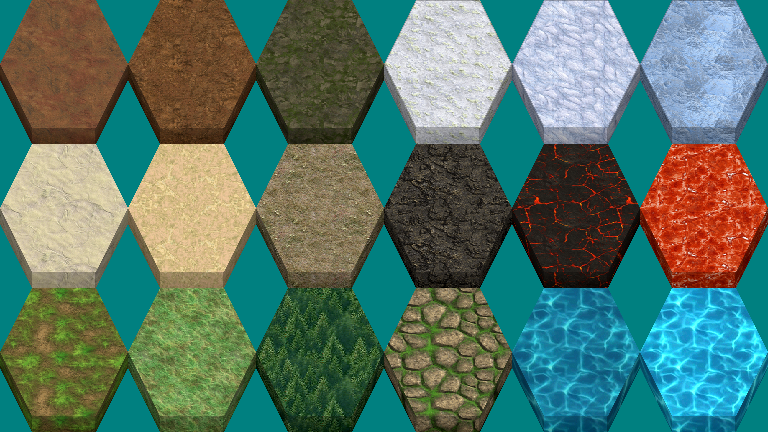
#> input picture scripts/assets_src/sbs_hex_terrain.png, 768 x 432 px
$ python build-asset-atlas.py
#> lines starting #> are read from the running program, lines starting #| are printed output that depends on the picture
#!/usr/bin/env python3
"""RepoCiv 2D Asset Atlas Generator (Phase 2 — SBS Hex Tiles + Kenney Buildings).

Generates:
  - public/assets/hex-tiles-2d.webp  (pointy-topped 2.5D bevelled hex tiles from SBS CC0)
  - public/assets/terrain-atlas.webp (seamless 512x512 terrain pattern fallback)
  - public/assets/decor-atlas.png    (transparent terrain props + 4 Kenney city level clusters)
  - public/assets/asset-atlas.json   (manifest consumed by src/hexRenderer.ts)
"""

from __future__ import annotations

import json
import math
from pathlib import Path

from PIL import Image, ImageDraw, ImageEnhance, ImageFilter

REPO_ROOT = Path(__file__).resolve().parent.parent
ASSETS_DIR = REPO_ROOT / "public" / "assets"
SRC_DIR = REPO_ROOT / "scripts" / "assets_src"
SBS_PATH = SRC_DIR / "sbs_hex_terrain.png"
KENNEY_HB_DIR = SRC_DIR / "kenney_hb"

HEX_CELL = 256
DECOR_CELL = 512

TERRAIN_ORDER = [
    "plains",
    "forest",
    "desert",
    "ocean",
    "mountain",
    "ice",
    "hills",
    "sacred",
    "fog",
]

# Mapping from RepoCiv terrain -> (row, col) in SBS 6x3 128x144 sheet
SBS_CELL_MAP: dict[str, tuple[int, int]] = {
    "plains": (2, 1),    # lush green grass
    "forest": (2, 2),    # dense pine forest
    "desert": (1, 1),    # golden sand dunes
    "ocean": (2, 4),     # deep water caustics
    "mountain": (1, 3),  # dark craggy rock
    "ice": (0, 5),       # glacial blue ice
    "hills": (0, 2),     # mossy highland hills
    "sacred": (2, 3),    # ancient mossy cobblestone
    "fog": (1, 0),       # pale parchment mist base
}


def _pointy_hex_vertices(cx: float, cy: float, radius: float) -> list[tuple[float, float]]:
    """Return the 6 vertices of a pointy-topped hexagon matching src/hexRenderer.ts."""
    pts: list[tuple[float, float]] = []
    for i in range(6):
        angle = math.radians(60 * i - 30)
        pts.append((cx + radius * math.cos(angle), cy + radius * math.sin(angle)))
    return pts


def _extract_sbs_texture(sbs_sheet: Image.Image, row: int, col: int, size: int) -> Image.Image:
    """Extract the inner seamless painted patch from a 128x144 SBS cell and tile/upscale it."""
    cell_w, cell_h = 128, 144
    x0 = col * cell_w
    y0 = row * cell_h
    # The safe interior of the flat-topped 128x128 top face is [30..98, 26..94] (68x68)
    patch = sbs_sheet.crop((x0 + 30, y0 + 26, x0 + 98, y0 + 94)).convert("RGBA")

    # Create a 2x2 mirrored quilt of the patch so there are no hard seams when scaled
    quilt = Image.new("RGBA", (136, 136))
    quilt.paste(patch, (0, 0))
    quilt.paste(patch.transpose(Image.FLIP_LEFT_RIGHT), (68, 0))
    quilt.paste(patch.transpose(Image.FLIP_TOP_BOTTOM), (0, 68))
    quilt.paste(patch.transpose(Image.ROTATE_180), (68, 68))
    return quilt.resize((size, size), Image.LANCZOS)


def _build_bevelled_hex_tile(tex: Image.Image, terrain: str) -> Image.Image:
    """Mask a square texture into a 2.5D bevelled pointy-topped hex sprite (256x256)."""
    canvas = Image.new("RGBA", (HEX_CELL, HEX_CELL), (0, 0, 0, 0))
    cx, cy = HEX_CELL / 2.0, HEX_CELL / 2.0 - 3.0
    radius = HEX_CELL * 0.465
    lip_h = 7.0

    verts = _pointy_hex_vertices(cx, cy, radius)
    # Vertices index (angle = 60*i - 30):
    # 0: NE (-30°), 1: SE (30°), 2: S (90°), 3: SW (150°), 4: NW (210°), 5: N (270°)

    if terrain == "fog":
        # Tint parchment mist for fog of war
        tex = ImageEnhance.Color(tex).enhance(0.25)
        tex = ImageEnhance.Brightness(tex).enhance(0.42)

    # 1. Draw 2.5D extruded lower cliff lip along bottom edges (1->2 and 2->3)
    dark_tex = ImageEnhance.Brightness(tex).enhance(0.58)
    lip_mask = Image.new("L", (HEX_CELL, HEX_CELL), 0)
    lip_draw = ImageDraw.Draw(lip_mask)
    for a, b in ((verts[1], verts[2]), (verts[2], verts[3]), (verts[0], verts[1]), (verts[3], verts[4])):
        poly = [a, b, (b[0], b[1] + lip_h), (a[0], a[1] + lip_h)]
        lip_draw.polygon(poly, fill=255)
    canvas.paste(dark_tex, (0, 0), lip_mask)

    # 2. Paste top face masked to pointy-topped hex
    top_mask = Image.new("L", (HEX_CELL, HEX_CELL), 0)
    ImageDraw.Draw(top_mask).polygon(verts, fill=255)
    canvas.paste(tex, (0, 0), top_mask)

    # 3. Inner boardgame bevel + subtle rim (inspired by tranberry-bysa3-gameboard.jpg)
    overlay = Image.new("RGBA", (HEX_CELL, HEX_CELL), (0, 0, 0, 0))
    odraw = ImageDraw.Draw(overlay)
    # Sunlit NW/N/NE edges (3->4, 4->5, 5->0)
    for i in (3, 4, 5):
        a, b = verts[i], verts[(i + 1) % 6]
        odraw.line([a, b], fill=(255, 248, 220, 78), width=3)
    # Shaded E/SE/SW edges (0->1, 1->2, 2->3)
    for i in (0, 1, 2):
        a, b = verts[i], verts[(i + 1) % 6]
        odraw.line([a, b], fill=(15, 12, 8, 115), width=3)

    # Subtle inner inset ring
    inner_verts = _pointy_hex_vertices(cx, cy, radius * 0.90)
    odraw.polygon(inner_verts, outline=(255, 245, 215, 28), width=1)

    return Image.alpha_composite(canvas, overlay)


def build_hex_and_terrain_atlases(
    sbs_sheet: Image.Image,
) -> tuple[Image.Image, dict[str, list[int]], Image.Image, dict[str, list[int]]]:
    """Build both the 2.5D hex sprite strip and the seamless square pattern strip."""
    hex_strip = Image.new("RGBA", (HEX_CELL * len(TERRAIN_ORDER), HEX_CELL), (0, 0, 0, 0))
    hex_rects: dict[str, list[int]] = {}

    pat_cell = 512
    pat_strip = Image.new("RGBA", (pat_cell * len(TERRAIN_ORDER), pat_cell), (0, 0, 0, 0))
    pat_rects: dict[str, list[int]] = {}

    for idx, name in enumerate(TERRAIN_ORDER):
        row, col = SBS_CELL_MAP[name]
        tex_hex = _extract_sbs_texture(sbs_sheet, row, col, HEX_CELL)
        hex_tile = _build_bevelled_hex_tile(tex_hex, name)
        hx0 = idx * HEX_CELL
        hex_strip.paste(hex_tile, (hx0, 0))
        hex_rects[name] = [hx0, 0, hx0 + HEX_CELL, HEX_CELL]

        tex_pat = _extract_sbs_texture(sbs_sheet, row, col, pat_cell)
        if name == "fog":
            tex_pat = ImageEnhance.Color(tex_pat).enhance(0.25)
            tex_pat = ImageEnhance.Brightness(tex_pat).enhance(0.42)
        px0 = idx * pat_cell
        pat_strip.paste(tex_pat, (px0, 0))
        pat_rects[name] = [px0, 0, px0 + pat_cell, pat_cell]

    return hex_strip, hex_rects, pat_strip, pat_rects


def _load_hb_piece(name: str, scale: float = 1.8) -> Image.Image:
    """Load a Kenney Hexagon Buildings tile piece and scale it cleanly."""
    img = Image.open(KENNEY_HB_DIR / f"{name}.png").convert("RGBA")
    w = max(1, round(img.width * scale))
    h = max(1, round(img.height * scale))
    return img.resize((w, h), Image.LANCZOS)


def _paste_centered(canvas: Image.Image, piece: Image.Image, cx: int, cy: int) -> None:
    x = round(cx - piece.width / 2)
    y = round(cy - piece.height / 2)
    canvas.alpha_composite(piece, (x, y))


def _draw_ground_shadow(canvas: Image.Image, cx: int, cy: int, rx: int, ry: int, gold_ring: bool = False) -> None:
    layer = Image.new("RGBA", canvas.size, (0, 0, 0, 0))
    draw = ImageDraw.Draw(layer)
    draw.ellipse([cx - rx, cy - ry, cx + rx, cy + ry], fill=(12, 10, 8, 125))
    if gold_ring:
        draw.ellipse(
            [cx - rx - 6, cy - ry - 4, cx + rx + 6, cy + ry + 4],
            outline=(225, 185, 80, 190),
            width=3,
        )
    layer = layer.filter(ImageFilter.GaussianBlur(radius=3))
    canvas.alpha_composite(layer)


def _build_city_sprite(level: str) -> Image.Image:
    """Compose a 2D city cluster sprite from Kenney Hexagon Buildings (CC0)."""
    c = Image.new("RGBA", (DECOR_CELL, DECOR_CELL), (0, 0, 0, 0))
    cx, cy = DECOR_CELL // 2, DECOR_CELL // 2 + 30

    if level == "city_hamlet":
        _draw_ground_shadow(c, cx, cy + 28, 110, 48)
        # Left small wood cottage
        _paste_centered(c, _load_hb_piece("woodDoorLeft", 1.75), cx - 48, cy + 4)
        _paste_centered(c, _load_hb_piece("redRoofShort", 1.75), cx - 48, cy - 42)
        # Right stone cottage
        _paste_centered(c, _load_hb_piece("stoneDoorRight", 1.85), cx + 44, cy + 12)
        _paste_centered(c, _load_hb_piece("stoneRoofRounded", 1.85), cx + 44, cy - 36)

    elif level == "city_village":
        _draw_ground_shadow(c, cx, cy + 32, 138, 58)
        # Back 2-story guild hall
        _paste_centered(c, _load_hb_piece("stoneDoorWindow", 1.85), cx, cy - 22)
        _paste_centered(c, _load_hb_piece("stoneWindows", 1.85), cx, cy - 68)
        _paste_centered(c, _load_hb_piece("redRoofPointy", 1.85), cx, cy - 122)
        # Left house
        _paste_centered(c, _load_hb_piece("woodDoorWindow", 1.7), cx - 72, cy + 18)
        _paste_centered(c, _load_hb_piece("redRoofRounded", 1.7), cx - 72, cy - 26)
        # Right house
        _paste_centered(c, _load_hb_piece("sandDoorRight", 1.7), cx + 72, cy + 20)
        _paste_centered(c, _load_hb_piece("sandRoofShort", 1.7), cx + 72, cy - 24)

    elif level == "city_town":
        _draw_ground_shadow(c, cx, cy + 36, 156, 66)
        # Back tall watchtower
        _paste_centered(c, _load_hb_piece("stoneWindows", 1.85), cx - 42, cy - 28)
        _paste_centered(c, _load_hb_piece("stoneWindows", 1.85), cx - 42, cy - 76)
        _paste_centered(c, _load_hb_piece("redRoofTall", 1.85), cx - 42, cy - 134)
        # Right battlement tower
        _paste_centered(c, _load_hb_piece("sandWindows", 1.8), cx + 56, cy - 14)
        _paste_centered(c, _load_hb_piece("sandRing", 1.8), cx + 56, cy - 62)
        # Front market & gatehouse
        _paste_centered(c, _load_hb_piece("woodWindowBlinds", 1.75), cx - 74, cy + 24)
        _paste_centered(c, _load_hb_piece("redRoofStraight", 1.75), cx - 74, cy - 24)
        _paste_centered(c, _load_hb_piece("stoneGateLeft", 1.85), cx + 10, cy + 30)
        _paste_centered(c, _load_hb_piece("stoneRing", 1.85), cx + 10, cy - 18)

    else:  # city_capital
        _draw_ground_shadow(c, cx, cy + 40, 178, 76, gold_ring=True)
        # Central 3-story imperial keep
        _paste_centered(c, _load_hb_piece("stoneDoorWindow", 1.95), cx, cy - 30)
        _paste_centered(c, _load_hb_piece("stoneWindows", 1.95), cx, cy - 82)
        _paste_centered(c, _load_hb_piece("stoneWindows", 1.95), cx, cy - 132)
        _paste_centered(c, _load_hb_piece("redRoofTall", 1.95), cx, cy - 192)
        # Left spire
        _paste_centered(c, _load_hb_piece("rockWindows", 1.8), cx - 78, cy - 4)
        _paste_centered(c, _load_hb_piece("rockWindows", 1.8), cx - 78, cy - 52)
        _paste_centered(c, _load_hb_piece("redRoofPointy", 1.8), cx - 78, cy - 106)
        # Right citadel turret
        _paste_centered(c, _load_hb_piece("sandWindows", 1.8), cx + 80, cy - 4)
        _paste_centered(c, _load_hb_piece("sandWindows", 1.8), cx + 80, cy - 52)
        _paste_centered(c, _load_hb_piece("sandRing", 1.8), cx + 80, cy - 98)
        # Front twin gatehouses
        _paste_centered(c, _load_hb_piece("stoneGateLeft", 1.8), cx - 36, cy + 42)
        _paste_centered(c, _load_hb_piece("stoneRing", 1.8), cx - 36, cy - 6)
        _paste_centered(c, _load_hb_piece("woodDoorWindowBlinds", 1.75), cx + 42, cy + 42)
        _paste_centered(c, _load_hb_piece("redRoofRounded", 1.75), cx + 42, cy - 4)

    return c


def _build_terrain_prop_sprite(kind: str, sbs_sheet: Image.Image) -> Image.Image:
    """Build clean alpha-masked 2D terrain decor sprites (hill, mountain, forest)."""
    c = Image.new("RGBA", (DECOR_CELL, DECOR_CELL), (0, 0, 0, 0))
    draw = ImageDraw.Draw(c)

    if kind == "hill_sprite":
        # Two soft layered 2.5D mounds in the left and right halves (hexRenderer splits width/2)
        for idx, (cx, cy, rw, rh) in enumerate(((128, 300, 96, 58), (384, 300, 86, 52))):
            draw.ellipse([cx - rw, cy - rh // 2, cx + rw, cy + rh], fill=(18, 15, 10, 90))
            pts = [
                (cx - rw, cy + 20),
                (cx - rw // 2, cy - rh),
                (cx + rw // 3, cy - rh + 8),
                (cx + rw, cy + 20),
            ]
            base_col = (118, 110, 78, 235) if idx == 0 else (106, 98, 70, 230)
            draw.polygon(pts, fill=base_col)
            # Sunlit left slope
            sun_pts = [pts[0], pts[1], (cx, cy + 20)]
            draw.polygon(sun_pts, fill=(148, 140, 102, 180))
            draw.line([pts[0], pts[1], pts[2], pts[3]], fill=(62, 56, 38, 210), width=3)

    elif kind == "mountain_sprite":
        # Two faceted Civ-style alpine peaks (left half + right half) with snow caps & zero background
        peaks = [
            (128, 360, 104, 240),
            (384, 360, 92, 210),
        ]
        for cx, base_y, half_w, height in peaks:
            apex = (cx, base_y - height)
            left = (cx - half_w, base_y)
            right = (cx + half_w, base_y)
            mid = (cx + 10, base_y + 12)
            # Drop shadow
            draw.ellipse([cx - half_w, base_y - 24, cx + half_w + 14, base_y + 26], fill=(10, 10, 12, 115))
            # Left sunlit rock face
            draw.polygon([left, apex, mid], fill=(126, 124, 120, 248))
            # Right shaded rock face
            draw.polygon([mid, apex, right], fill=(74, 73, 76, 248))
            # Snow cap (top 38%)
            s_left = ( round(cx - half_w * 0.38), round(base_y - height * 0.62) )
            s_mid = ( round(cx + 4), round(base_y - height * 0.56) )
            s_right = ( round(cx + half_w * 0.38), round(base_y - height * 0.62) )
            draw.polygon([s_left, apex, s_mid], fill=(242, 246, 250, 252))
            draw.polygon([s_mid, apex, s_right], fill=(195, 206, 218, 250))
            # Ridge line
            draw.line([left, apex, right], fill=(42, 40, 44, 220), width=3)
            draw.line([apex, mid], fill=(55, 54, 58, 190), width=2)

    elif kind == "forest_sprite":
        # 2x2 grid of pine/deciduous tree clusters (hexRenderer samples 4 quadrants)
        quads = [(128, 136), (384, 136), (128, 392), (384, 392)]
        for qx, qy in quads:
            for ox, oy, scale in ((-28, 10, 0.85), (26, 14, 0.8), (0, -8, 1.0)):
                tx, ty = qx + ox, qy + oy
                r = round(42 * scale)
                # Shadow
                draw.ellipse([tx - r, ty + r - 8, tx + r, ty + r + 18], fill=(10, 16, 10, 110))
                # Trunk
                draw.rectangle([tx - 5, ty + r - 12, tx + 5, ty + r + 8], fill=(92, 62, 36, 245))
                # 3 tiered conifer cones
                for tier in range(3):
                    tw = round(r * (1.05 - tier * 0.22))
                    top_y = ty - r - tier * round(22 * scale)
                    bot_y = ty + r - 10 - tier * round(18 * scale)
                    draw.polygon(
                        [(tx - tw, bot_y), (tx, top_y), (tx + tw, bot_y)],
                        fill=(34 + tier * 10, 88 + tier * 16, 42 + tier * 8, 248),
                    )
                    # Sunlit left half
                    draw.polygon(
                        [(tx - tw, bot_y), (tx, top_y), (tx, bot_y)],
                        fill=(52 + tier * 12, 114 + tier * 16, 56 + tier * 10, 210),
                    )

    return c


def build_decor_atlas(sbs_sheet: Image.Image) -> tuple[Image.Image, dict[str, list[int]]]:
    """Build 7-cell 512x512 transparent decor + city atlas."""
    items = [
        "hill_sprite",
        "mountain_sprite",
        "forest_sprite",
        "city_hamlet",
        "city_village",
        "city_town",
        "city_capital",
    ]
    strip = Image.new("RGBA", (DECOR_CELL * len(items), DECOR_CELL), (0, 0, 0, 0))
    rects: dict[str, list[int]] = {}

    for i, name in enumerate(items):
        if name.startswith("city_"):
            cell = _build_city_sprite(name)
        else:
            cell = _build_terrain_prop_sprite(name, sbs_sheet)
        x0 = i * DECOR_CELL
        strip.paste(cell, (x0, 0))
        rects[name] = [x0, 0, x0 + DECOR_CELL, DECOR_CELL]

    return strip, rects


def main() -> None:
    print("=== RepoCiv 2D Asset Atlas Generator (SBS + Kenney CC0) ===\n")
    if not SBS_PATH.exists():
        raise SystemExit(f"Missing SBS source sheet: {SBS_PATH}")

    sbs_sheet = Image.open(SBS_PATH).convert("RGBA")
    hex_strip, hex_rects, pat_strip, pat_rects = build_hex_and_terrain_atlases(sbs_sheet)
#> in build_hex_and_terrain_atlases, `hex_strip = Image.new("RGBA", (HEX_CELL * len(TERRAIN_ORDER), HEX_CELL..`: hex_strip: PIL image 2304x256 RGBA; every value is 0
#> in build_hex_and_terrain_atlases, `pat_strip = Image.new("RGBA", (pat_cell * len(TERRAIN_ORDER), pat_cell..`: pat_strip: PIL image 4608x512 RGBA; every value is 0
#> after the loop in build_hex_and_terrain_atlases, `for idx, name in enumerate(TERRAIN_ORDER):`:
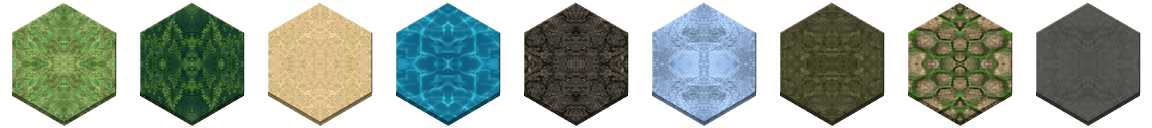
#> hex_strip: PIL image 2304x256 RGBA (shown at 1/2 size); mean R, G, B, A 57.8, 68, 57.4, 151.4; transparent parts drawn white
#> after the loop in build_hex_and_terrain_atlases, `for idx, name in enumerate(TERRAIN_ORDER):`:
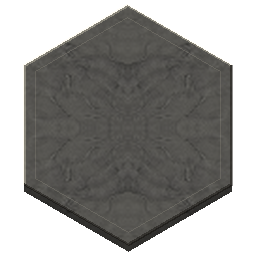
#> hex_tile: PIL image 256x256 RGBA; mean R, G, B, A 50.6, 49.7, 47.4, 151.4; transparent parts drawn white
#> after the loop in build_hex_and_terrain_atlases, `for idx, name in enumerate(TERRAIN_ORDER):`:
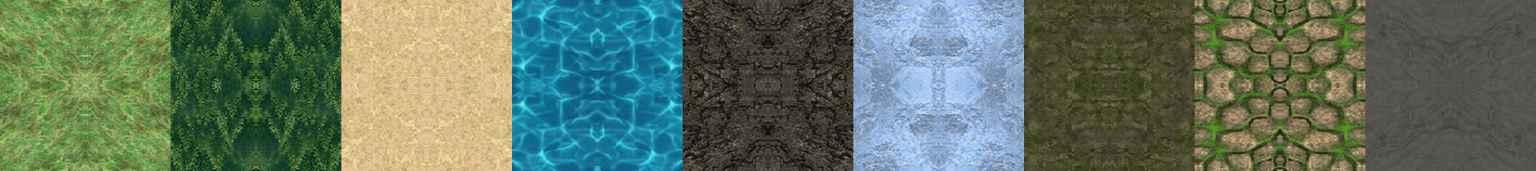
#> pat_strip: PIL image 4608x512 RGBA (shown at 1/3 size); mean R, G, B, A 96.6, 115.1, 96.7, 255
#> after the loop in build_hex_and_terrain_atlases, `for idx, name in enumerate(TERRAIN_ORDER):`:
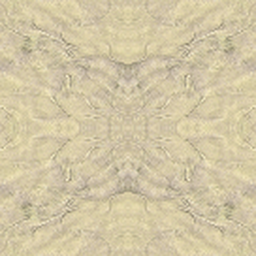
#> tex_hex: PIL image 256x256 RGBA; mean R, G, B, A 210.5, 198.2, 165, 255
#> after the loop in build_hex_and_terrain_atlases, `for idx, name in enumerate(TERRAIN_ORDER):`:
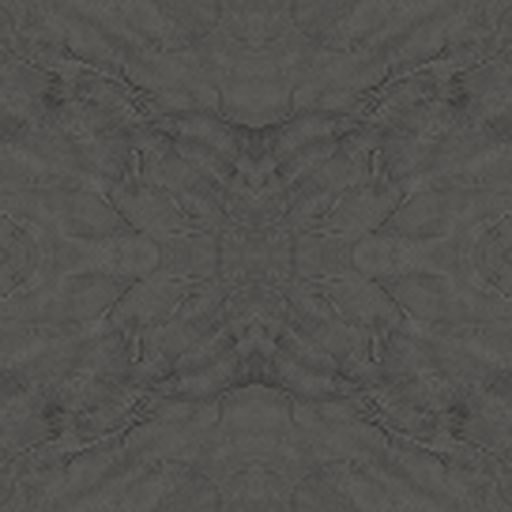
#> tex_pat: PIL image 512x512 RGBA; mean R, G, B, A 83.9, 82.6, 79.1, 255
#> after the loop in build_hex_and_terrain_atlases, `for idx, name in enumerate(TERRAIN_ORDER):`: hex_rects = 9 items
#> hex_rects = 9 items; pat_rects = 9 items
    decor_strip, decor_rects = build_decor_atlas(sbs_sheet)
#> in build_decor_atlas, `strip = Image.new("RGBA", (DECOR_CELL * len(items), DECOR_CELL), (0, 0..`: strip: PIL image 3584x512 RGBA; every value is 0
#> in _build_terrain_prop_sprite, `c = Image.new("RGBA", (DECOR_CELL, DECOR_CELL), (0, 0, 0, 0))`: c: PIL image 512x512 RGBA; every value is 0
#> the loop in _build_terrain_prop_sprite, `for idx, (cx, cy, rw, rh) in enumerate(((128, 300, 96, 58), (384, 300,..` made 2 passes
#> sun_pts on passes 1 to 2: [(32, 320), (80, 242), (128, 320)], [(298, 320), (341, 248), (384, 320)]
#> in build_decor_atlas, `cell = _build_terrain_prop_sprite(name, sbs_sheet)`:
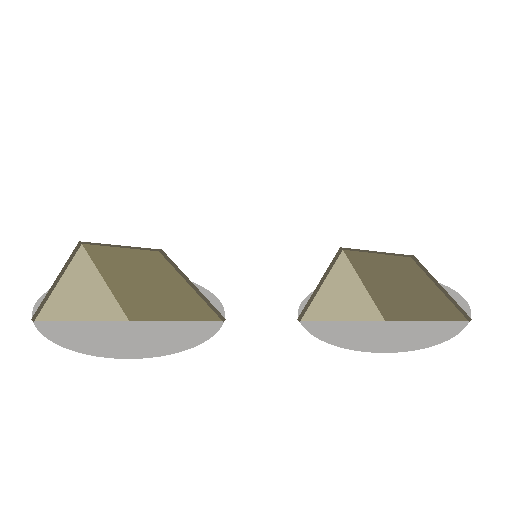
#> cell: PIL image 512x512 RGBA; mean R, G, B, A 9.6, 8.9, 6.3, 19.2; transparent parts drawn white
#> in build_decor_atlas, `strip.paste(cell, (x0, 0))`:
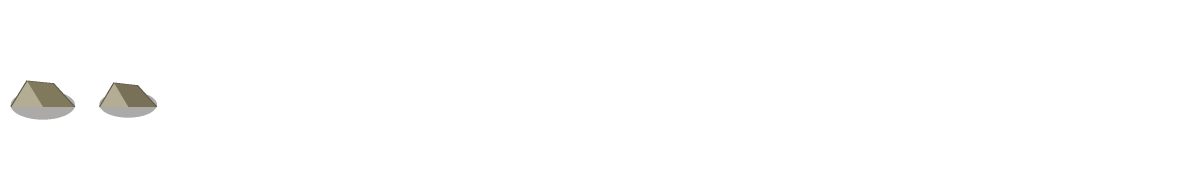
#> strip: PIL image 3584x512 RGBA (shown at 1/3 size); mean R, G, B, A 1.4, 1.3, 0.9, 2.7; transparent parts drawn white

    hex_path = ASSETS_DIR / "hex-tiles-2d.webp"
    hex_strip.save(str(hex_path), "WEBP", quality=90)
    print(f"  -> {hex_path.name} ({hex_path.stat().st_size // 1024} KB)")

    terrain_path = ASSETS_DIR / "terrain-atlas.webp"
    pat_strip.save(str(terrain_path), "WEBP", quality=88)
    print(f"  -> {terrain_path.name} ({terrain_path.stat().st_size // 1024} KB)")

    decor_png_path = ASSETS_DIR / "decor-atlas.png"
    decor_strip.save(str(decor_png_path), "PNG", optimize=True)
    print(f"  -> {decor_png_path.name} ({decor_png_path.stat().st_size // 1024} KB)")

    manifest = {
        "terrainAtlas": "/assets/terrain-atlas.webp",
        "hexTilesAtlas": "/assets/hex-tiles-2d.webp",
        "hexTileSize": HEX_CELL,
        "hexTileRects": hex_rects,
        "decorAtlas": "/assets/decor-atlas.png",
        "cellSize": DECOR_CELL,
        "terrainRects": pat_rects,
        "decorRects": decor_rects,
    }
    manifest_path = ASSETS_DIR / "asset-atlas.json"
    manifest_path.write_text(json.dumps(manifest, indent=2) + "\n", encoding="utf-8")
    print(f"  -> {manifest_path.name}")


if __name__ == "__main__":
#> (the run stopped early here; a loop or call above may not have finished)
